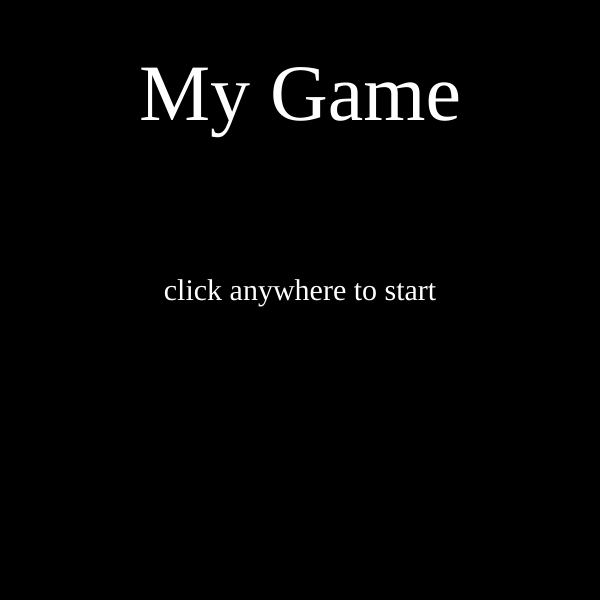
Frame 1 (no input)
Frame 60 (no input): identical to frame 1, image omitted
Frame 120 (the mouse pressed at the canvas centre since frame 60): identical to frame 1, image omitted

The p5.js sketch that drew this single still picture (run headless with seeded random() and noise() and a simulated clock; from frame 60 on, the mouse is pressed at the canvas centre):

// p5.js sketch
// ── sketch.js
'use stric';



let state = 'title';
let cnv;
let points = 0;
let w = 600;
let h = 600;

function setup() {
  cnv = createCanvas(w, h);

  textFont('Georgia');

}

function draw() {

  switch (state){
  case 'title':
    title();
    cnv.mouseClicked(titleMouseClicked);
    break;
  case 'level 1':
    level1();
    cnv.mouseClicked(level1Mouseclicked);
    break;
  case 'you win':
    youWin();
    cnv.mouseClicked(youWinMouseClicked);
    break;
  default:
    break;
  }

}

function title() {
  background(0);
  textSize(80);
  fill(255);
  textAlign(CENTER);
  text("My Game", w/2, h/5);


  textSize(30);
  text('click anywhere to start', w/2, h/2);
}

function titleMouseClicked() {
  console.log('canvas is clicked on title page');
  state = 'level 1'
}

function level1() {
  background(50, 150, 200,);
  text('click  for  points', w/2, h - 30);
}

function level1Mouseclicked() {
  points++;
  console.log('points = ' + points);

  if (points >= 10){
    state = 'you win';
  }
}

  function youWin(){
    background(255, 50, 80);
    textSize(80);
    stroke(255);
    text("YOU WIN", w/2, h/2);

    textSize(30);
    text('click anywhere to restart', w/2, h * 3/4);
  }

  function youWinMouseClicked(){
    state = 'level 1';
    points = 1;

  }

// ── coins.js

  class Coin {
    constructor(){
      this.r = 50;
      this.x = random(w);
      this.y = 0 - this.r;
    }

    display(){
      image(coinImg, this.x, this.y, this.r, this.r);
    }

    move(){
      this.y++;
    }
  }

// ── player.js
class Player {
  constructor() {
    this.r = 60;
    this.x = w / 2;
    this.y = h - this.r;
    this.speed = 2;
    this.direction = 'still';
  }

  display() {
    image(playerImg, this.x, this.y, this.r, this.r);
    //  rect(this.x, this.y, this.r, this.r);
  }

  move() {
    switch (this.direction) {
      case 'still':
        // don't move anything
        break;
      case 'up':
        // decrease y pos
        if (this.y > 0) {
          this.y -= this.speed;
        }
        break;
      case 'down':
        // increase ypos
        if (this.y < h - this.r) {
          this.y += this.speed;
        }
        break;
      case 'right':
        // increase x pos
        if (this.x < w - this.r) {
          this.x += this.speed;
        }
        break;
      case 'left':
        // decrease x pos
        if (this.x > 0){
        this.x -= this.speed;
        }
        break;
      default:
        break;
    }
  }

}
